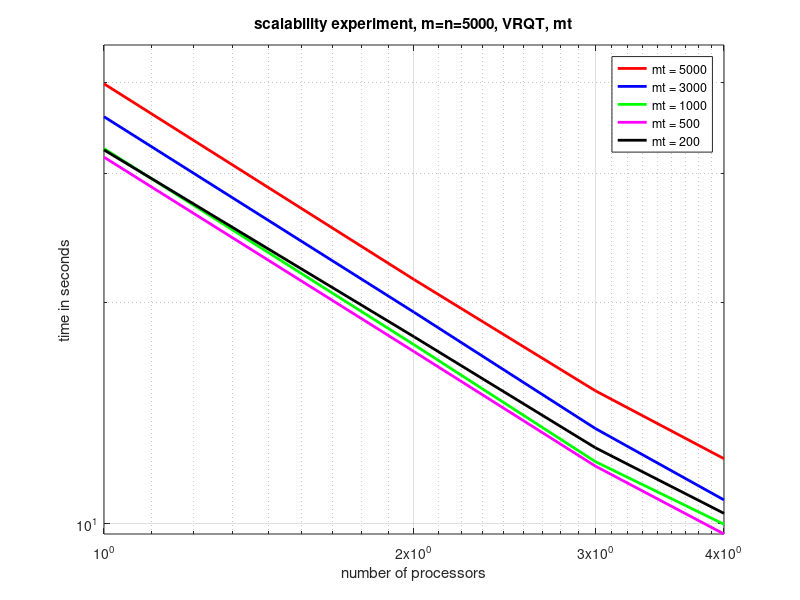
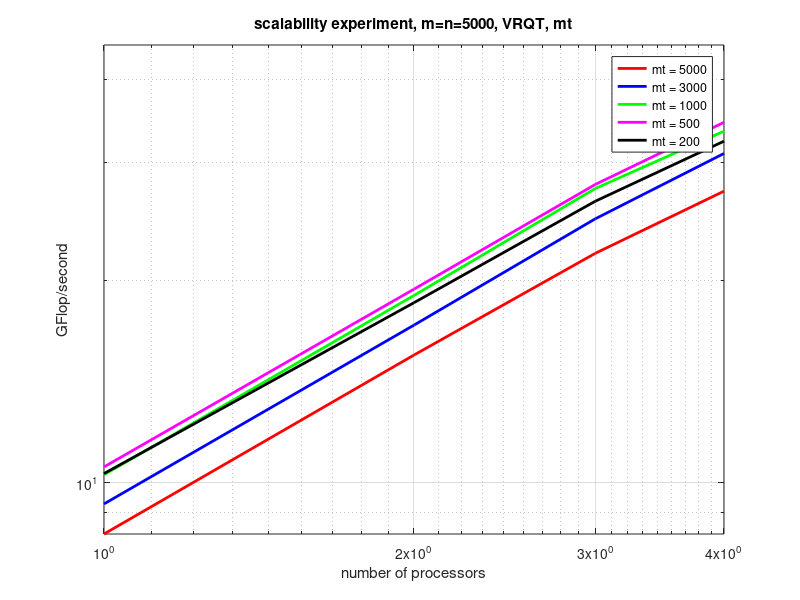

MATLAB code for these plots, in order:
   clear
   close all
   X = load('test_timing_w03_l1p0__square__1thread.dat');
   m = X(:,2);
   perf = X(:,6);
   Y = load('test_timing_w03_l1p0__square__2threads.dat');
   m = Y(:,2);
   perf = Y(:,6);
   T = load('test_timing_w03_l1p0__square__3threads.dat');
   m = T(:,2);
   perf = T(:,6);
   Z = load('test_timing_w03_l1p0__square__4threads.dat');
   m = Z(:,2);
   perf = Z(:,6);

   ax = axes;
   loglog( [1 2 3 4 ], [ X(15,6) Y(15,6) T(15,6) Z(15,6) ], 'r', 'LineWidth', 2); hold on;
   %loglog( [1 2 3 4 ], [ X(15,6) X(15,6)/2 X(15,6)/3 X(15,6)/4 ], 'r--', 'LineWidth', 2); hold on;
   loglog( [1 2 3 4 ], [ X(13,6) Y(13,6) T(13,6) Z(13,6) ], 'b', 'LineWidth', 2); hold on;
   loglog( [1 2 3 4 ], [ X(10,6) Y(10,6) T(10,6) Z(10,6) ], 'g', 'LineWidth', 2); hold on;
   loglog( [1 2 3 4 ], [ X(5,6) Y(5,6) T(5,6) Z(5,6) ], 'm', 'LineWidth', 2); hold on;
   loglog( [1 2 3 4 ], [ X(2,6) Y(2,6) T(2,6) Z(2,6) ], 'k', 'LineWidth', 2); hold on;
   %loglog( [1 2 3 4 ], [ X(1,6) Y(1,6) T(1,6) Z(1,6) ], 'm', 'LineWidth', 2); hold on;
   %loglog( [1 2 3 4 ], [ X(1,6) X(1,6)/2 X(1,6)/3 X(1,6)/4 ], 'm--', 'LineWidth', 2); hold on;
   grid on
   set( ax, 'XTick',[ 1 2 3 4]);
   axis([1 4 0 45])

   legend
   legend('mt = 5000','mt = 3000','mt = 1000','mt = 500','mt = 200')
   title('scalability experiment, m=n=5000, VRQT, mt')
   xlabel('number of processors')
   ylabel('time in seconds')

   figure
   ax = axes;
   loglog( [1 2 3 4 ], [ X(15,7) Y(15,7) T(15,7) Z(15,7) ], 'r', 'LineWidth', 2); hold on;
   %loglog( [1 2 3 4 ], [ X(15,7) 2*X(15,7) 3*X(15,7) 4*X(15,7) ], 'r--', 'LineWidth', 2); hold on;
   loglog( [1 2 3 4 ], [ X(13,7) Y(13,7) T(13,7) Z(13,7) ], 'b', 'LineWidth', 2); hold on;
   loglog( [1 2 3 4 ], [ X(10,7) Y(10,7) T(10,7) Z(10,7) ], 'g', 'LineWidth', 2); hold on;
   loglog( [1 2 3 4 ], [ X(5,7) Y(5,7) T(5,7) Z(5,7) ], 'm', 'LineWidth', 2); hold on;
   loglog( [1 2 3 4 ], [ X(2,7) Y(2,7) T(2,7) Z(2,7) ], 'k', 'LineWidth', 2); hold on;
   %loglog( [1 2 3 4 ], [ X(1,7) Y(1,7) T(1,7) Z(1,7) ], 'r', 'LineWidth', 2); hold on;
   %loglog( [1 2 3 4 ], [ X(1,7) X(1,7)/2 X(1,7)/3 X(1,7)/4 ], 'r--', 'LineWidth', 2); hold on;
   grid on
   set( ax, 'XTick',[ 1 2 3 4]);
   axis([1 4 0 45])

   legend
   legend('mt = 5000','mt = 3000','mt = 1000','mt = 500','mt = 200')
   title('scalability experiment, m=n=5000, VRQT, mt')
   xlabel('number of processors')
   ylabel('GFlop/second')

